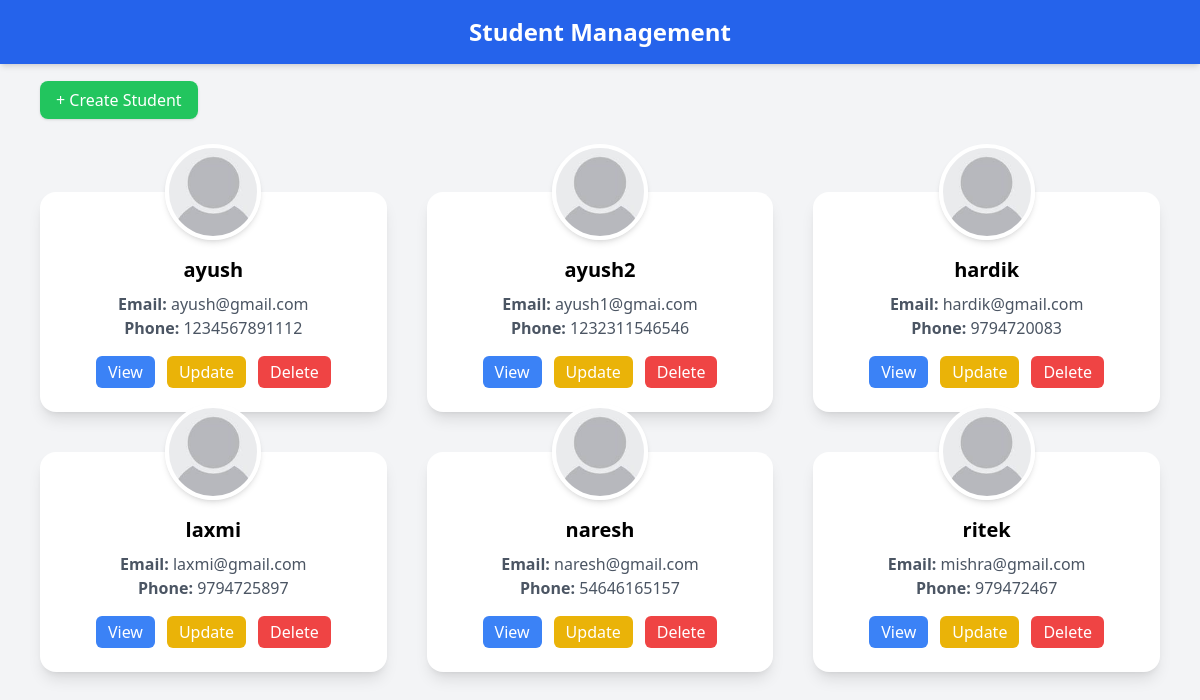
/student/std, run on an earlier commit of the app's database.
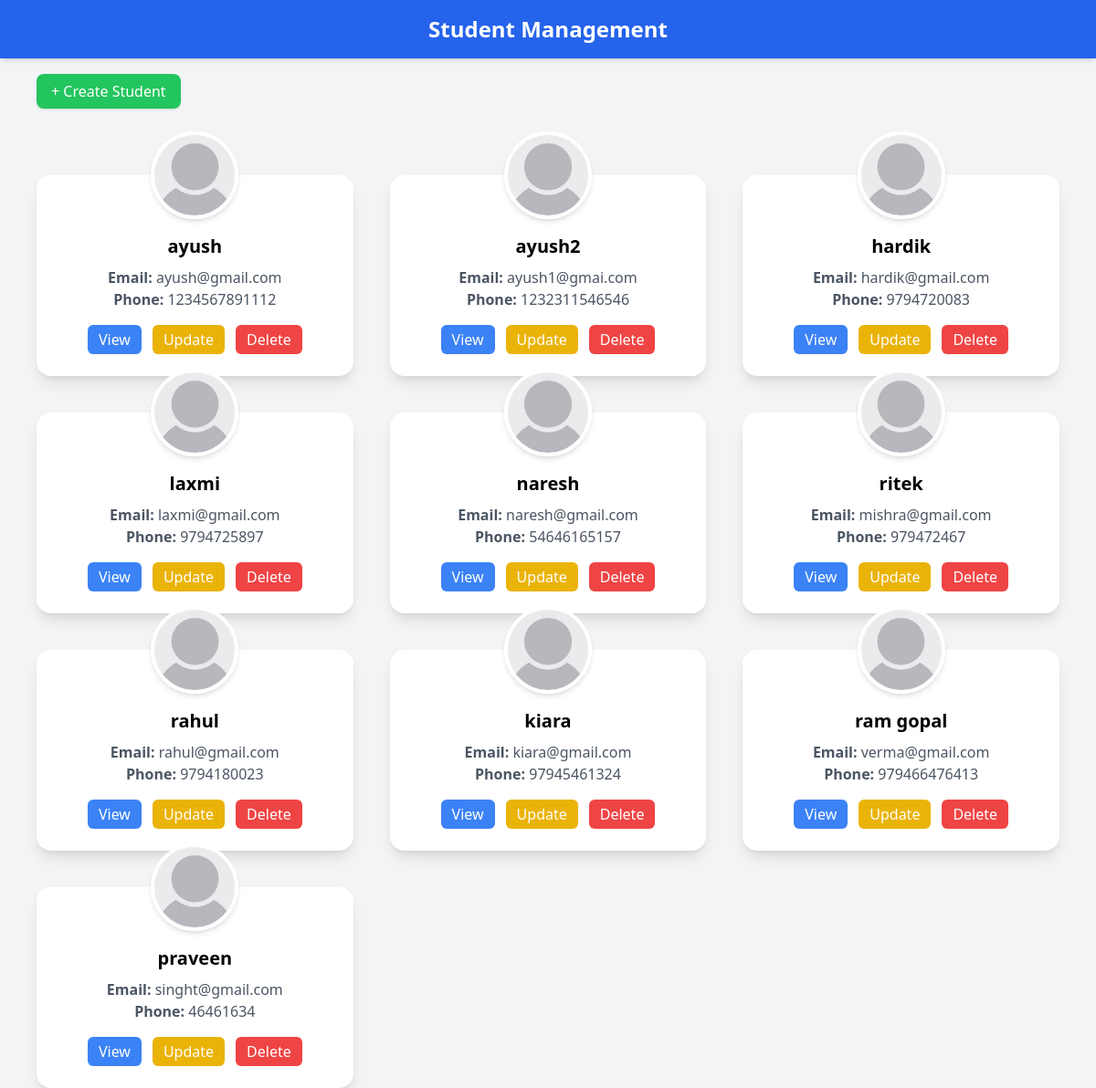
And on a later commit of the database.
### student/models.py (models this page shows)
class Student(models.Model):
    name = models.CharField(max_length=100)
    email = models.EmailField()
    phone_number = models.CharField(max_length=13)
    student_profile = models.ImageField(null=True, blank=True, upload_to='student_profile/')

### student/views.py (the view)
# urls.py: path("std", views.student_home, name= "student_home"),
def student_home(request):
    students_data = Student.objects.all()                                                            # students_data => variable , Student => models, now database se value aygi jo ki html me pass hogi
    data ={
        "student_data": students_data
    }
    return render(request, "student/student_home.html", data)                    # data => only dictionary which render the data in html

### templates/student/student_home.html (shortened to what this page needs)
<!DOCTYPE html>
<html lang="en">
<head>
    <script src="https://cdn.tailwindcss.com"></script>
</head>
<body class="bg-gray-100 min-h-screen">
    <div class="bg-blue-600 text-white p-4 shadow-md">
        <h1 class="text-2xl font-bold text-center">Student Management</h1>
    </div>
    <div class="max-w-6xl mx-auto mt-6 px-4">
        <a  href="{% url 'add_student' %}" class="bg-green-500 hover:bg-green-600 text-white px-4 py-2 rounded-lg shadow">
            + Create Student
        </a>
    </div>
<div class="max-w-6xl mx-auto mt-20 grid grid-cols-1 sm:grid-cols-2 md:grid-cols-3 gap-10 px-4">
{% for student in student_data %}
    <div class="bg-white rounded-2xl shadow-lg pt-16 pb-6 px-6 text-center relative hover:shadow-xl transition duration-300">
            <div class="absolute -top-12 left-1/2 transform -translate-x-1/2">
                {% if student.student_profile %}
                <img src="{{ student.student_profile.url }}"
                class="w-24 h-24 rounded-full border-4 border-white shadow-md object-cover">
                {% else %}
                <img
                class="w-24 h-24 rounded-full border-4 border-white shadow-md object-cover">
                {% endif %}
            </div>
            <h2 class="text-xl font-semibold mb-2">{{student.name}}</h2>
            <p class="text-gray-600"><strong>Email:</strong> {{student.email}}</p>
            <p class="text-gray-600 mb-4"><strong>Phone:</strong> {{student.phone_number}}</p>
            <div class="flex justify-center gap-3">
                <button class="bg-blue-500 text-white px-3 py-1 rounded-md">View</button>
                <a href="{% url 'update_student' student.id %}"
                class="bg-yellow-500 text-white px-3 py-1 rounded-md">
                Update
                </a>
                <a href="{% url 'delete_student' student.id %}"
                onclick="return confirm('Are you sure you want to delete this student?')"
                class="bg-red-500 text-white px-3 py-1 rounded-md">
                Delete
                </a>
            </div>
    </div>
 {% endfor %}
</body>
</html>

What changed in the data, as far as the page shows it:
added Student: name "rahul", email "rahul@gmail.com", phone_number "9794180023"
added Student: name "kiara", email "kiara@gmail.com", phone_number "97945461324"
added Student: name "ram gopal", email "verma@gmail.com", phone_number "979466476413"
added Student: name "praveen", email "singht@gmail.com", phone_number "46461634"
